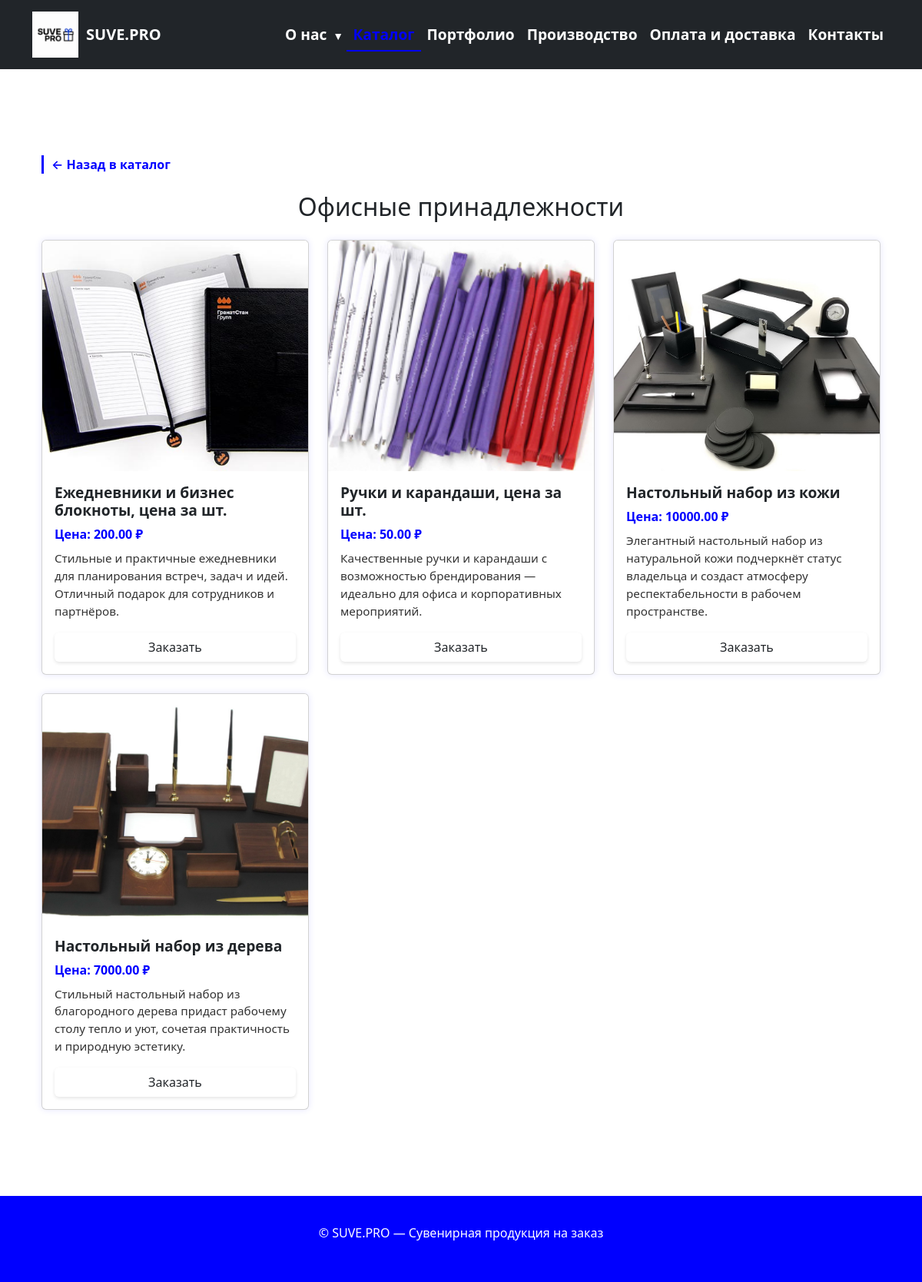
The page /catalog/ofisnye-prinadlezhnosti/ on the database its author committed.
### myApp/models.py (models this page shows, shortened)
class Category(models.Model):
    name = models.CharField(max_length=100)
    slug = models.SlugField(unique=True, blank=True)
    image = models.ImageField(upload_to='categories/', blank=True, null=True)

class Product(models.Model):
    category = models.ForeignKey(Category, on_delete=models.CASCADE, null=True)
    name = models.CharField(max_length=100)
    description = models.TextField()
    price = models.DecimalField(max_digits=8, decimal_places=2)
    image = models.ImageField(upload_to='products/', blank=True, null=True)
    slug = models.SlugField(unique=True, blank=True)

### myApp/views.py (the view)
# urls.py: path('catalog/<slug:slug>/', views.category_products, name='category_products'),
def category_products(request, slug):
    category = get_object_or_404(Category, slug=slug)
    products = Product.objects.filter(category=category)
    return render(request, 'category_products.html', {
        'category': category,
        'products': products
    })

### myApp/templates/category_products.html (shortened to what this page needs)
{% extends 'base.html' %}
{% load static %}
{% block content %}
<div class="container my-5">
  <a href="{% url 'catalog' %}" class="back-button">
    ← Назад в каталог
  </a>
  <h1 class="catalog-title">{{ category.name }}</h1>
  <div class="row">
    {% for product in products %}
    <div class="col-md-4 mb-4">
      <div class="card product-card h-100 d-flex flex-column">
        {% if product.image %}
        <div class="product-img-wrapper">
          <img src="{{ product.image.url }}" class="card-img-top product-img" alt="{{ product.name }}">
        </div>
        {% endif %}
        <div class="card-body d-flex flex-column">
          <h5 class="product-name">{{ product.name }}</h5>
          <p class="product-price">Цена: {{ product.price }} ₽</p>
          <p class="product-description">{{ product.description|truncatewords:20 }}</p>
          <a href="{% url 'contacts' %}#contact-form" class="btn btn-order mt-auto">Заказать</a>
        </div>
      </div>
    </div>
    {% endfor %}
  </div>
</div>
{% endblock %}

### static/styles.css (style rules this page uses)
body { font-family: 'Montserrat', sans-serif; margin: 0; padding: 0; min-height: 100vh; display: flex; flex-direction: column; background-color: #ffffff; }
.container { padding-top: 20px; padding-bottom: 20px; }
h1, h2 { font-weight: 800; font-size: 2rem; text-align: center; margin-bottom: 30px; }
.back-button { display: inline-block; margin-bottom: 1.5rem; font-size: 1rem; color: #0000FF; text-decoration: none; font-weight: 600; transition: all 0.3s ease; border-left: 3px solid #0000FF; padding-left: 10px; }
body { font-family: 'Helvetica Neue', Helvetica, Arial, sans-serif; color: #1a1a1a; background-color: #fff; line-height: 1.7; }
body { background-color: #f8f9fa; color: #000; margin: 0; padding: 0; }
.card { border: none; box-shadow: 0 0 10px rgba(0, 0, 255, 0.1); border-radius: 16px; transition: transform 0.2s ease; height: 100%; overflow: hidden; display: flex; flex-direction: column; }
.card-img-top { height: 300px; object-fit: cover; border-top-left-radius: 16px; border-top-right-radius: 16px; }
.card-body { padding: 1rem; display: flex; flex-direction: column; flex-grow: 1; }
.card-title, .product-name { font-weight: 700; font-size: 1.2rem; margin-bottom: 0.5rem; }
.product-price { font-weight: 600; color: #0000FF; margin-bottom: 0.5rem; }
.card-text, .product-description { flex-grow: 1; font-size: 0.95rem; margin-bottom: 1rem; color: #333333; }
.btn-order { background-color: #0000FF; color: #fff; width: 100%; text-align: center; padding: 0.6rem 1rem; font-weight: 600; transition: all 0.3s ease; border-radius: 6px; margin-top: auto; opacity: 1; box-shadow: 0 2px 4px rgba(0, 0, 0, 0.1); transform: translateY(0); }
body, html { overflow-x: hidden; }
body { background-color: #ffffff; color: #000000; font-family: 'Arial', sans-serif; }
h1, h2 { font-weight: 700; }
.catalog-title { font-size: 2rem; margin-bottom: 1.5rem; }
h1 { font-size: 3rem; font-weight: 800; color: #0000FF; text-align: center; margin-bottom: 3rem; position: relative; animation: fadeInDown 0.8s ease-out; }

### rows shown on the page
Category: name "Офисные принадлежности"
Product: image (picture), name "Ежедневники и бизнес блокноты, цена за шт.", price "200.00", description "Стильные и практичные ежедневники для планирования встреч, задач и идей. Отличный подарок для сотрудников и партнёров."
Product: image (picture), name "Ручки и карандаши, цена за шт.", price "50.00", description "Качественные ручки и карандаши с возможностью брендирования — идеально для офиса и корпоративных мероприятий."
Product: image (picture), name "Настольный набор из кожи", price "10000.00", description "Элегантный настольный набор из натуральной кожи подчеркнёт статус владельца и создаст атмосферу респектабельности в рабочем пространстве."
Product: image (picture), name "Настольный набор из дерева", price "7000.00", description "Стильный настольный набор из благородного дерева придаст рабочему столу тепло и уют, сочетая практичность и природную эстетику."
